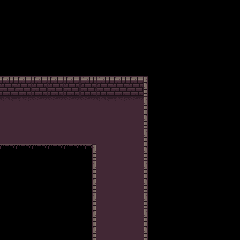

Tiled map render using the project's own tile images. Description and the map definition, with tile-layer contents summarised, below:
An orthogonal 15x15 tile map with 16x16 px tiles, 2 tile layers (Capa de Patrones 1, Capa de patrones 2).

<map version="1.0" tiledversion="1.1.3" orientation="orthogonal" renderorder="right-down" width="15" height="15" tilewidth="16" tileheight="16" infinite="0" nextobjectid="1">
 <tileset firstgid="1" name="0x72_16x16DungeonTileset.v4" tilewidth="16" tileheight="16" tilecount="256" columns="16">
  <image source="0x72_16x16DungeonTileset.v4.png" width="256" height="256" />
 </tileset>
 <layer name="Capa de Patrones 1" width="15" height="15">
  <data>[225 cells, 45 non-empty, 4 distinct tile ids]</data>
 </layer>
 <layer name="Capa de patrones 2" width="15" height="15">
  <data>[225 cells, 40 non-empty, 13 distinct tile ids]</data>
 </layer>
</map>
